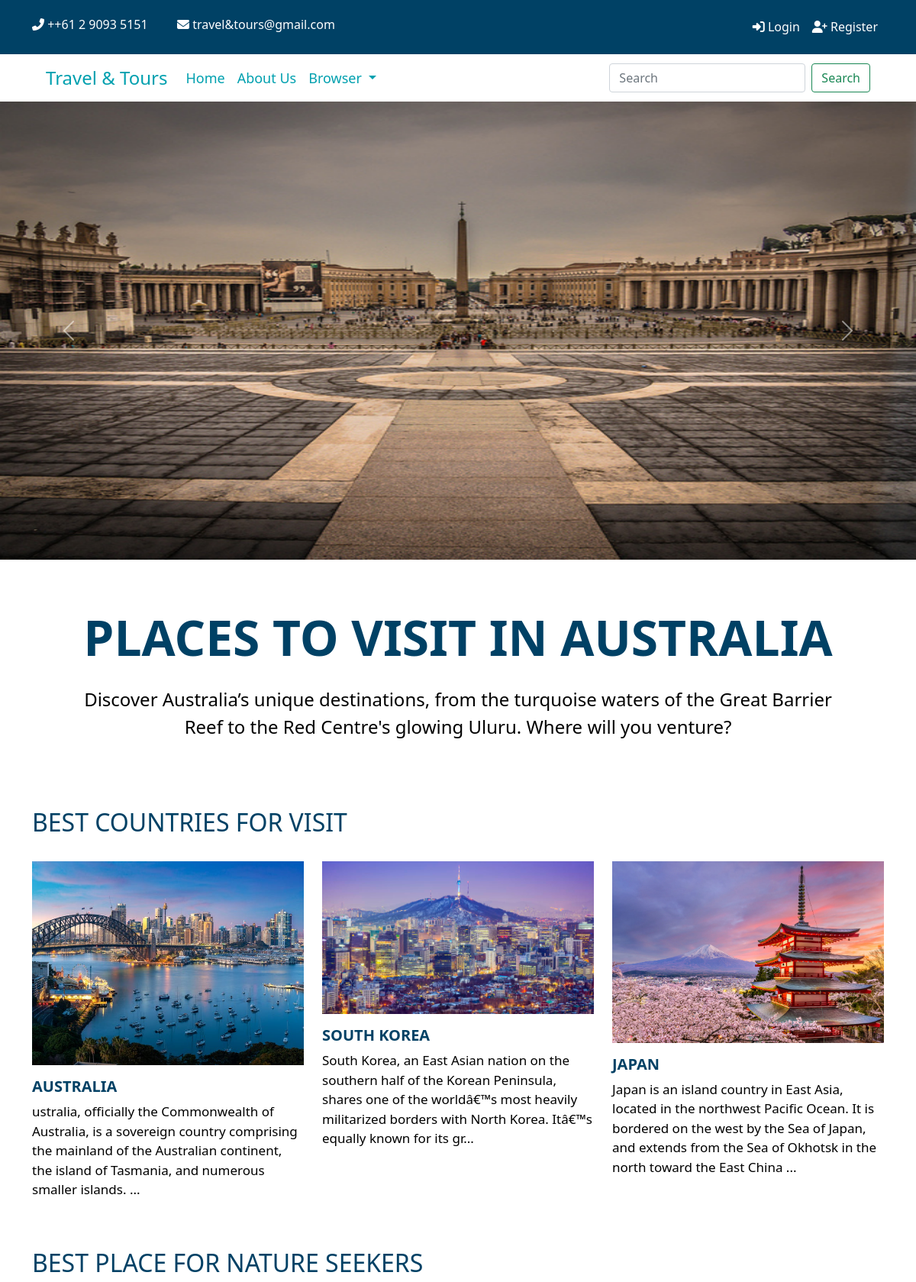
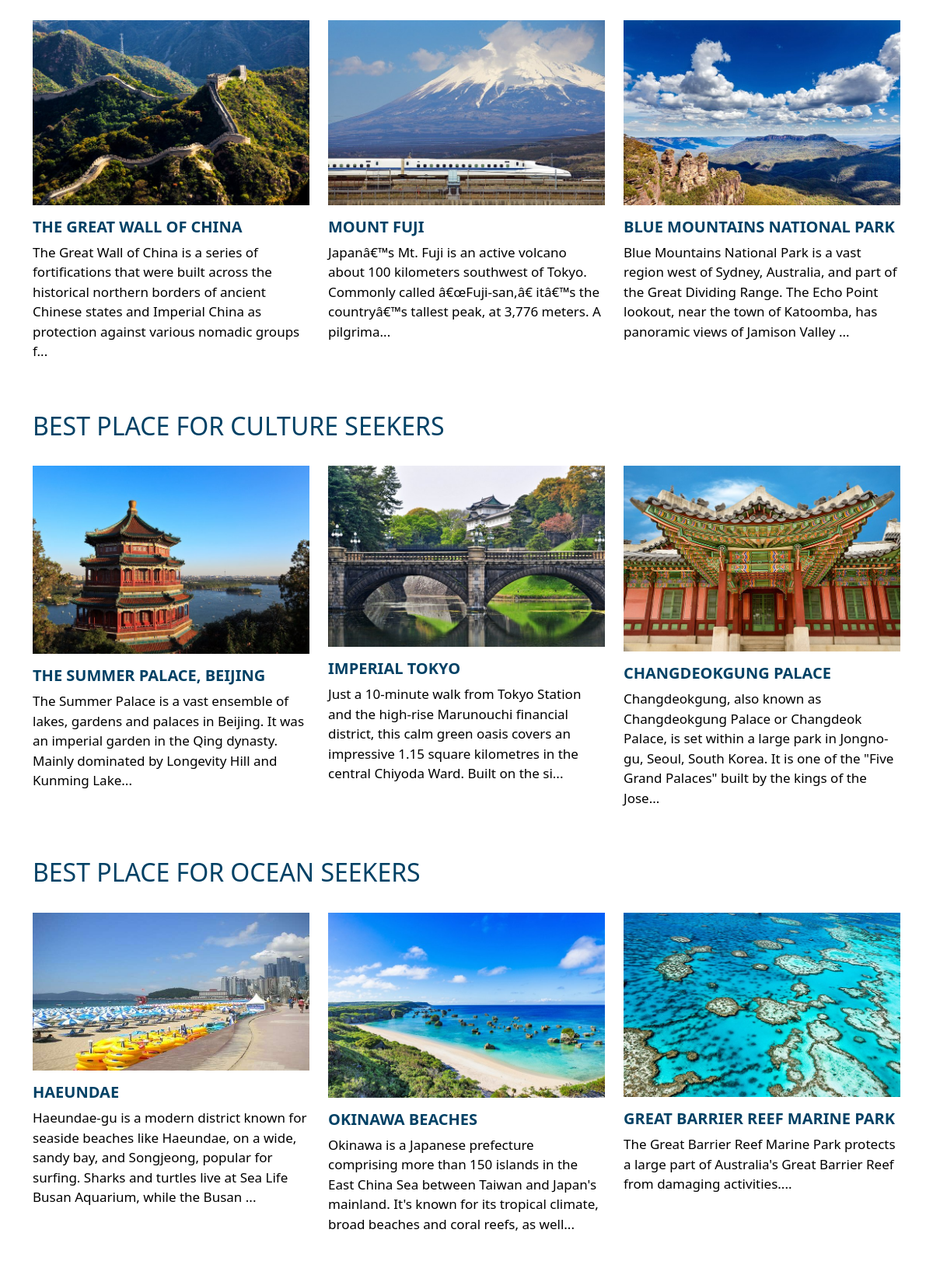
The page / (upper part) on the database its author committed (2 pictures, top to bottom).
### tables this page shows
CREATE TABLE `country` (
  `countryId` int(11) NOT NULL,
  `countryName` varchar(150) NOT NULL,
  `capital` varchar(150) NOT NULL,
  `continent` varchar(150) NOT NULL,
  `area` varchar(100) NOT NULL,
  `population` varchar(100) NOT NULL,
  `currency` varchar(20) NOT NULL,
  `language` varchar(150) NOT NULL,
  `code` varchar(100) NOT NULL,
  `neighbour` varchar(100) NOT NULL,
  `description` varchar(250) NOT NULL,
  `image` varchar(250) NOT NULL,
  `countryFlag` varchar(250) NOT NULL,
  `submitted_by` varchar(100) NOT NULL,
  `type` varchar(150) NOT NULL
);

CREATE TABLE `location` (
  `locationId` int(11) NOT NULL,
  `name` varchar(150) NOT NULL,
  `country` varchar(150) NOT NULL,
  `details` varchar(250) NOT NULL,
  `images` varchar(150) NOT NULL,
  `submitted_by` varchar(100) NOT NULL,
  `type` varchar(150) NOT NULL
);

### index.php (the view, shortened to what this page needs)
<?php require "header.php"; ?>
<?php
    include 'db.php';
    $stmt = $pdo->prepare("SELECT * FROM country ORDER BY countryId DESC LIMIT 3");
    $stmt->execute();
    $stmts = $pdo->prepare("SELECT * FROM location WHERE type = 'nature' LIMIT 3");
    $stmts->execute();
    $stmtss = $pdo->prepare("SELECT * FROM location WHERE type = 'culture' LIMIT 3");
    $stmtss->execute();
    $stmtsss = $pdo->prepare("SELECT * FROM location WHERE type = 'ocean' LIMIT 3");
    $stmtsss->execute();
 ?>
<div id="carouselExampleInterval" class="carousel slide" data-bs-ride="carousel">
  <div class="carousel-inner">
    <div class="carousel-item active" data-bs-interval="10000">
      <img src="image/travel-images/medium/slider.jpg" class="d-block w-100 img-fluid slide" alt="Slider">
    </div>
  </div>
  <button class="carousel-control-prev" type="button" data-bs-target="#carouselExampleInterval" data-bs-slide="prev">
    <span class="carousel-control-prev-icon" aria-hidden="true"></span>
  </button>
  <button class="carousel-control-next" type="button" data-bs-target="#carouselExampleInterval" data-bs-slide="next">
    <span class="carousel-control-next-icon" aria-hidden="true"></span>
  </button>
</div>
<section class="py-5">
	<div class="container">
		<div class="row">
			<div class="place text-center pt-3">
				<h2 class="fw-bold text-primary pb-3">PLACES TO VISIT IN AUSTRALIA</h2>
				<p class="text-black fs-4">Discover Australia’s unique destinations, from the turquoise waters of the Great Barrier Reef to the Red Centre's glowing Uluru. Where will you venture?</p>
			</div>
		</div>
	</div>
</section>
<section class=" py-4">
	<div class="container">
		<div class="popular">
			<h2 class="text-primary pb-4 text-uppercase">Best Countries for Visit</h2>
		</div>
		<div class="row row-cols-2 row-cols-lg-3 g-2 g-lg-4">
			<?php foreach ($stmt as $row) {?>
			<div class="col">
          <a <?php echo 'href="detail.php?det='.$row['countryId'].'"' ?> class="nat">
              <?php  echo '<img src="image/country/'.$row['image'].'" class="d-block natural img-fluid" alt="natural">' ?>
              <div class="bl">
                  <h2 class="text-primary fs-5 fw-bold text-uppercase pt-3"><?php echo $row['countryName']; ?></h2>
                  <p class="text-black"><?php echo substr($row['description'], 0, 200); ?>...</p>
              </div>
          </a>
      </div>
    <?php } ?>
		</div>
	</div>
</section>
<section class=" py-4">
	<div class="container">
		<div class="popular">
			<h2 class="text-primary pb-4 text-uppercase">Best Place for Nature Seekers</h2>
		</div>
		<div class="row row-cols-2 row-cols-lg-3 g-2 g-lg-4">
			<?php foreach ($stmts as $rows) {?>
			<div class="col">
          <a <?php echo 'href="details.php?det='.$rows['locationId'].'"' ?> class="nat">
              <?php  echo '<img src="image/location/'.$rows['images'].'" class="d-block natural img-fluid" alt="natural">' ?>
              <div class="bl">
                  <h2 class="text-primary fs-5 fw-bold text-uppercase pt-3"><?php echo $rows['name']; ?></h2>
                  <p class="text-black"><?php echo substr($rows['details'], 0, 200); ?>...</p>
              </div>
          </a>
      </div>
    <?php } ?>
		</div>
	</div>
</section>
<section class=" py-4">
	<div class="container">
		<div class="popular">
			<h2 class="text-primary pb-4 text-uppercase">Best Place for Culture Seekers</h2>
		</div>
		<div class="row row-cols-2 row-cols-lg-3 g-2 g-lg-4">
			<?php foreach ($stmtss as $rowss) {?>
			<div class="col">
          <a <?php echo 'href="details.php?det='.$rowss['locationId'].'"' ?> class="nat">
              <?php  echo '<img src="image/location/'.$rowss['images'].'" class="d-block natural img-fluid" alt="natural">' ?>
              <div class="bl">
                  <h2 class="text-primary fs-5 fw-bold text-uppercase pt-3"><?php echo $rowss['name']; ?></h2>
                  <p class="text-black"><?php echo substr($rowss['details'], 0, 200); ?>...</p>
              </div>
          </a>
      </div>
    <?php } ?>
		</div>
	</div>
</section>
<section class=" py-4">
	<div class="container">
		<div class="popular">
			<h2 class="text-primary pb-4 text-uppercase">Best Place for Ocean Seekers</h2>
		</div>
		<div class="row row-cols-2 row-cols-lg-3 g-2 g-lg-4">
			<?php foreach ($stmtsss as $rowsss) {?>
			<div class="col">
          <a <?php echo 'href="details.php?det='.$rowsss['locationId'].'"' ?> class="nat">
              <?php  echo '<img src="image/location/'.$rowsss['images'].'" class="d-block natural img-fluid" alt="natural">' ?>
              <div class="bl">
                  <h2 class="text-primary fs-5 fw-bold text-uppercase pt-3"><?php echo $rowsss['name']; ?></h2>
                  <p class="text-black"><?php echo substr($rowsss['details'], 0, 200); ?>...</p>
              </div>
          </a>
      </div>
    <?php } ?>
		</div>
	</div>
</section>
<section class="pt-4 pb-5">
</section>
<?php require "footer.php"; ?>

### css/style.css (style rules this page uses)
.slide { max-height: 600px; }
.place h2 { text-transform: uppercase; font-size: 4rem; color: #fff; }
.place p { padding: 0 50px; }
.nat { text-decoration: none; }
.bl p { font-size: 17px }

### rows shown on the page
country: image (picture), countryName "AUSTRALIA", description "ustralia, officially the Commonwealth of Australia, is a sovereign country comprising the mainland of the Australian continent, the island of Tasmania, and numerous smaller islands."
country: image (picture), countryName "SOUTH KOREA", description "South Korea, an East Asian nation on the southern half of the Korean Peninsula, shares one of the worldâ€™s most heavily militarized borders with North Korea. Itâ€™s equally known for its gr"
country: image (picture), countryName "JAPAN", description "Japan is an island country in East Asia, located in the northwest Pacific Ocean. It is bordered on the west by the Sea of Japan, and extends from the Sea of Okhotsk in the north toward the East China"
location: images (picture), name "THE GREAT WALL OF CHINA", details "The Great Wall of China is a series of fortifications that were built across the historical northern borders of ancient Chinese states and Imperial China as protection against various nomadic groups f"
location: images (picture), name "MOUNT FUJI", details "Japanâ€™s Mt. Fuji is an active volcano about 100 kilometers southwest of Tokyo. Commonly called â€œFuji-san,â€ itâ€™s the countryâ€™s tallest peak, at 3,776 meters. A pilgrima"
location: images (picture), name "BLUE MOUNTAINS NATIONAL PARK", details "Blue Mountains National Park is a vast region west of Sydney, Australia, and part of the Great Dividing Range. The Echo Point lookout, near the town of Katoomba, has panoramic views of Jamison Valley"
location: images (picture), name "THE SUMMER PALACE, BEIJING", details "The Summer Palace is a vast ensemble of lakes, gardens and palaces in Beijing. It was an imperial garden in the Qing dynasty. Mainly dominated by Longevity Hill and Kunming Lake"
location: images (picture), name "IMPERIAL TOKYO", details "Just a 10-minute walk from Tokyo Station and the high-rise Marunouchi financial district, this calm green oasis covers an impressive 1.15 square kilometres in the central Chiyoda Ward. Built on the si"
location: images (picture), name "CHANGDEOKGUNG PALACE", details "Changdeokgung, also known as Changdeokgung Palace or Changdeok Palace, is set within a large park in Jongno-gu, Seoul, South Korea. It is one of the \"Five Grand Palaces\" built by the kings of the Jose"
location: images (picture), name "HAEUNDAE", details "Haeundae-gu is a modern district known for seaside beaches like Haeundae, on a wide, sandy bay, and Songjeong, popular for surfing. Sharks and turtles live at Sea Life Busan Aquarium, while the Busan"
location: images (picture), name "OKINAWA BEACHES", details "Okinawa is a Japanese prefecture comprising more than 150 islands in the East China Sea between Taiwan and Japan's mainland. It's known for its tropical climate, broad beaches and coral reefs, as well"
location: images (picture), name "GREAT BARRIER REEF MARINE PARK", details "The Great Barrier Reef Marine Park protects a large part of Australia's Great Barrier Reef from damaging activities."
